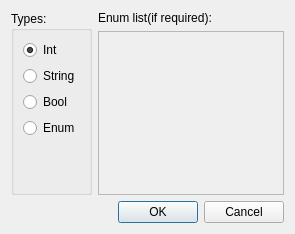
<?xml version="1.0" encoding="UTF-8"?>
<ui version="4.0">
 <class>AddColumnDialog</class>
 <widget class="QDialog" name="AddColumnDialog">
  <property name="geometry">
   <rect>
    <x>0</x>
    <y>0</y>
    <width>295</width>
    <height>234</height>
   </rect>
  </property>
  <property name="windowTitle">
   <string>Add column...</string>
  </property>
  <layout class="QHBoxLayout" name="horizontalLayout_2">
   <item>
    <layout class="QVBoxLayout" name="verticalLayout_2">
     <item>
      <layout class="QHBoxLayout" name="horizontalLayout">
       <item>
        <widget class="QGroupBox" name="groupBox">
         <property name="title">
          <string>Types:     </string>
         </property>
         <layout class="QVBoxLayout" name="verticalLayout_5">
          <item>
           <layout class="QVBoxLayout" name="verticalLayout">
            <item>
             <widget class="QRadioButton" name="intButton">
              <property name="text">
               <string>Int</string>
              </property>
              <property name="checked">
               <bool>true</bool>
              </property>
             </widget>
            </item>
            <item>
             <widget class="QRadioButton" name="stringButton">
              <property name="text">
               <string>String</string>
              </property>
             </widget>
            </item>
            <item>
             <widget class="QRadioButton" name="boolButton">
              <property name="text">
               <string>Bool</string>
              </property>
             </widget>
            </item>
            <item>
             <widget class="QRadioButton" name="enumButton">
              <property name="text">
               <string>Enum</string>
              </property>
             </widget>
            </item>
            <item>
             <spacer name="verticalSpacer">
              <property name="orientation">
               <enum>Qt::Vertical</enum>
              </property>
              <property name="sizeHint" stdset="0">
               <size>
                <width>20</width>
                <height>40</height>
               </size>
              </property>
             </spacer>
            </item>
           </layout>
          </item>
         </layout>
        </widget>
       </item>
       <item>
        <layout class="QVBoxLayout" name="verticalLayout_4">
         <item>
          <widget class="QLabel" name="label">
           <property name="text">
            <string>Enum list(if required):</string>
           </property>
          </widget>
         </item>
         <item>
          <widget class="QTextEdit" name="enumEdit">
           <property name="enabled">
            <bool>false</bool>
           </property>
          </widget>
         </item>
        </layout>
       </item>
      </layout>
     </item>
     <item>
      <widget class="QDialogButtonBox" name="buttonBox">
       <property name="orientation">
        <enum>Qt::Horizontal</enum>
       </property>
       <property name="standardButtons">
        <set>QDialogButtonBox::Cancel|QDialogButtonBox::Ok</set>
       </property>
      </widget>
     </item>
    </layout>
   </item>
  </layout>
 </widget>
 <resources/>
 <connections>
  <connection>
   <sender>buttonBox</sender>
   <signal>accepted()</signal>
   <receiver>AddColumnDialog</receiver>
   <slot>accept()</slot>
   <hints>
    <hint type="sourcelabel">
     <x>248</x>
     <y>254</y>
    </hint>
    <hint type="destinationlabel">
     <x>157</x>
     <y>274</y>
    </hint>
   </hints>
  </connection>
  <connection>
   <sender>buttonBox</sender>
   <signal>rejected()</signal>
   <receiver>AddColumnDialog</receiver>
   <slot>reject()</slot>
   <hints>
    <hint type="sourcelabel">
     <x>316</x>
     <y>260</y>
    </hint>
    <hint type="destinationlabel">
     <x>286</x>
     <y>274</y>
    </hint>
   </hints>
  </connection>
 </connections>
</ui>
